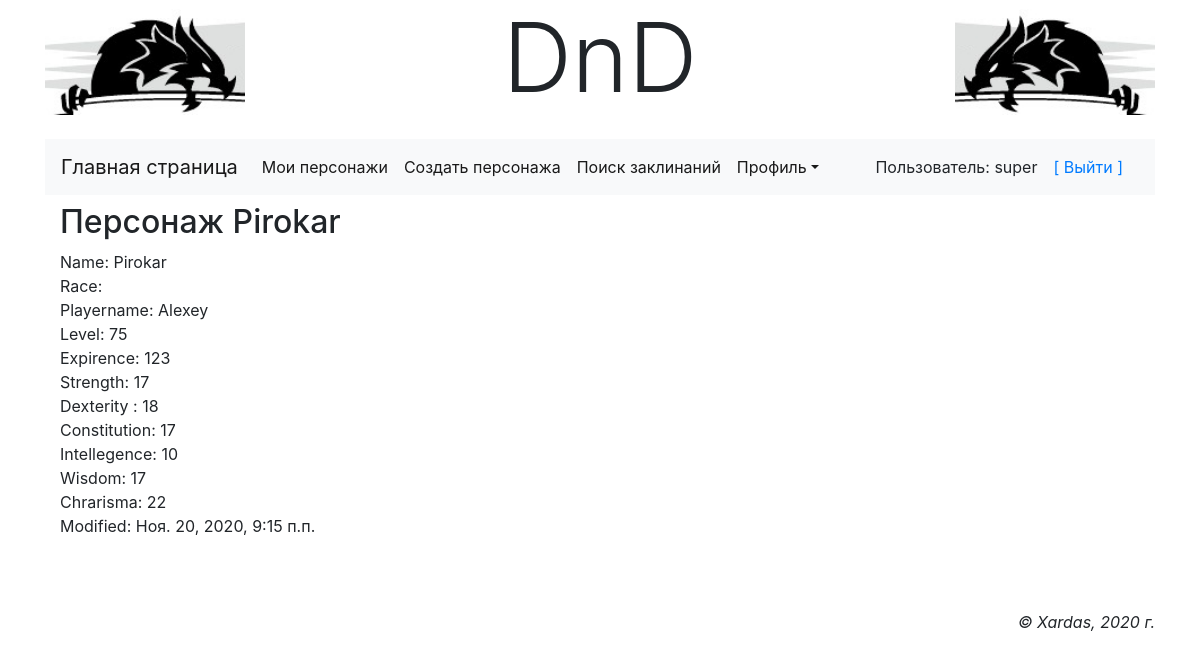
Page /main/accounts/profile/char/Pirokar/ (signed in) on the earlier database version.
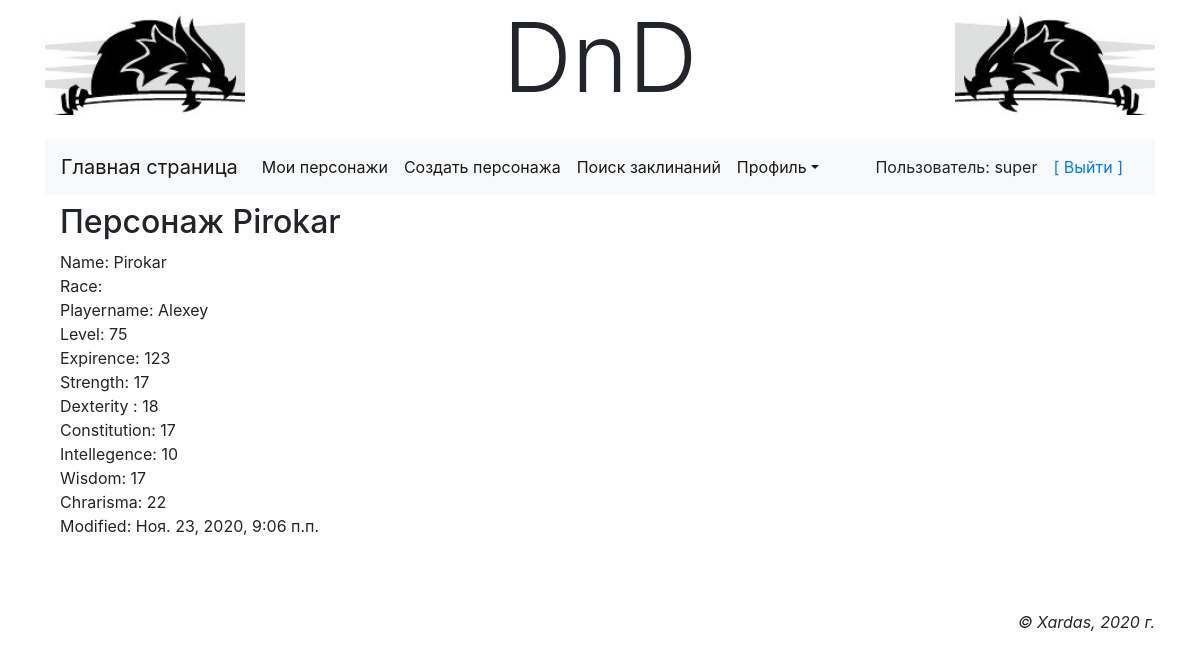
Same page on the later database version.
### main/models.py (models this page shows, shortened)
class CharBase(models.Model):
    owner = models.ForeignKey('AdvUser', null=False, on_delete=models.PROTECT, verbose_name='Владелец персонажа')
    name = models.CharField(db_index=True, unique=True, null=False, max_length=20, verbose_name='Имя персонажа')
    races = models.ManyToManyField(CharRaces, choices=CharRaces.RACE_CHOICES, max_length=20,
                                   verbose_name='Расса персонажа')
    playername = models.CharField(null=True, max_length=20, verbose_name='Реальное имя персонажа')
    level = models.IntegerField(null=False, default=1, verbose_name='Уровень персонажа')
    expirence = models.IntegerField(null=False, default=0, verbose_name='Опыт персонажа')
    strength = models.IntegerField(null=False, default=8, verbose_name='Сила персонажа')
    dexterity = models.IntegerField(null=False, default=8, verbose_name='Ловкость персонажа')
    constitution = models.IntegerField(null=False, default=8, verbose_name='Телосложение персонажа')
    intellegence = models.IntegerField(null=False, default=8, verbose_name='Интеллект персонажа')
    wisdom = models.IntegerField(null=False, default=8, verbose_name='Мудрость персонажа')
    chrarisma = models.IntegerField(null=False, default=8, verbose_name='Харизма персонажа')
    modified = models.DateTimeField(auto_now_add=True, db_index=True, verbose_name='Время модификации')
    spells = models.ManyToManyField(Spell)
    prof_bonus = models.IntegerField(null=True, default=0, verbose_name='Бонус мастерства')
    armor_class = models.IntegerField(null=True, default=0, verbose_name='Броня персонажа')
    speed = models.IntegerField(null=True, default=0, verbose_name='Скорость персонажа')
    initiative = models.IntegerField(null=True, default=0, verbose_name='Инициатива')
    inspiration = models.IntegerField(null=True, default=0, verbose_name='Вдохновение')
    hitpoints_max = models.IntegerField(null=True, default=0, verbose_name='Максимальое здоровье')
    hitpoints_curr = models.IntegerField(null=True, default=0, verbose_name='Текущее здоровье')
    hitpoints_temp = models.IntegerField(null=True, default=0, verbose_name='Временные очки здоровья')
    char_classes = models.ManyToManyField(CharClasses, choices=CharClasses.CLASS_CHOICES,
                                          verbose_name='Класс персонажа')
    world_view = models.IntegerField(null=True, default=0, verbose_name='Мировозрение')
    gender = models.BooleanField(default=True, verbose_name='Пол')
    age = models.IntegerField(null=True, default=21, verbose_name='Возраст персонажа')
    height = models.IntegerField(null=True, default=175, verbose_name='Рост персонажа')
    weight = models.IntegerField(null=True, default=60, verbose_name='Вес персонажа')
    hair = models.CharField(null=True, max_length=20, verbose_name='Цвет волос')
    eyes = models.CharField(null=True, max_length=20, verbose_name='Цвет глаз')
    skin = models.CharField(null=True, max_length=20, verbose_name='Цвет кожы')
    avatar = models.ImageField(null=True, blank=True, upload_to='avatars/', verbose_name='Аватар')
    pers_traits = models.CharField(null=True, max_length=20, verbose_name='Персональные черты')
    ideals = models.CharField(null=True, max_length=20, verbose_name='Идеалы')
    bonds = models.CharField(null=True, max_length=20, verbose_name='Привязанности')
    flaws = models.CharField(null=True, max_length=20, verbose_name='Пороки')
    char_history = models.TextField(default='', verbose_name='История персонажа')
    gold_count = models.IntegerField(null=True, default=0, verbose_name='Золото персонажа')
    silver_count = models.IntegerField(null=True, default=0, verbose_name='Серебро персонажа')
    copper_count = models.IntegerField(null=True, default=0, verbose_name='Медь персонажа')
    char = CharacterManager()
    objects = models.Manager()
    class Meta:
        ordering = ['-modified']

### main/views.py (the view)
# urls.py: path('accounts/profile/char/<str:name>/', view_character, name='view_character'),
@login_required
def view_character(request, name):
    print("Current char: ", name)
    ch = get_object_or_404(CharBase, name=name)
    return render(request, 'main/character.html', {'char': ch})

### main/templates/main/character.html (shortened to what this page needs)
{% extends "layout/basic.html" %}
{% block content %}
<h2>Персонаж {{ char.name }}</h2>
<div>
    Name: {{ char.name }} <br>
    Race: {{ char.race }} <br>
    Playername:  {{ char.playername }} <br>
    Level: {{ char.level }} <br>
    Expirence: {{ char.expirence }} <br>
    Strength: {{ char.strength }} <br>
    Dexterity : {{ char.dexterity }} <br>
    Constitution: {{ char.constitution }} <br>
    Intellegence: {{ char.intellegence }} <br>
    Wisdom: {{ char.wisdom }} <br>
    Chrarisma: {{ char.chrarisma }} <br>
    Modified:  {{ char.modified }} <br>
    <br><br>
</div>
{% endblock %}

Differences in the rows shown:
changed CharBase "Pirokar": modified "Ноя. 20, 2020, 9:15 п.п." → "Ноя. 23, 2020, 9:06 п.п."
